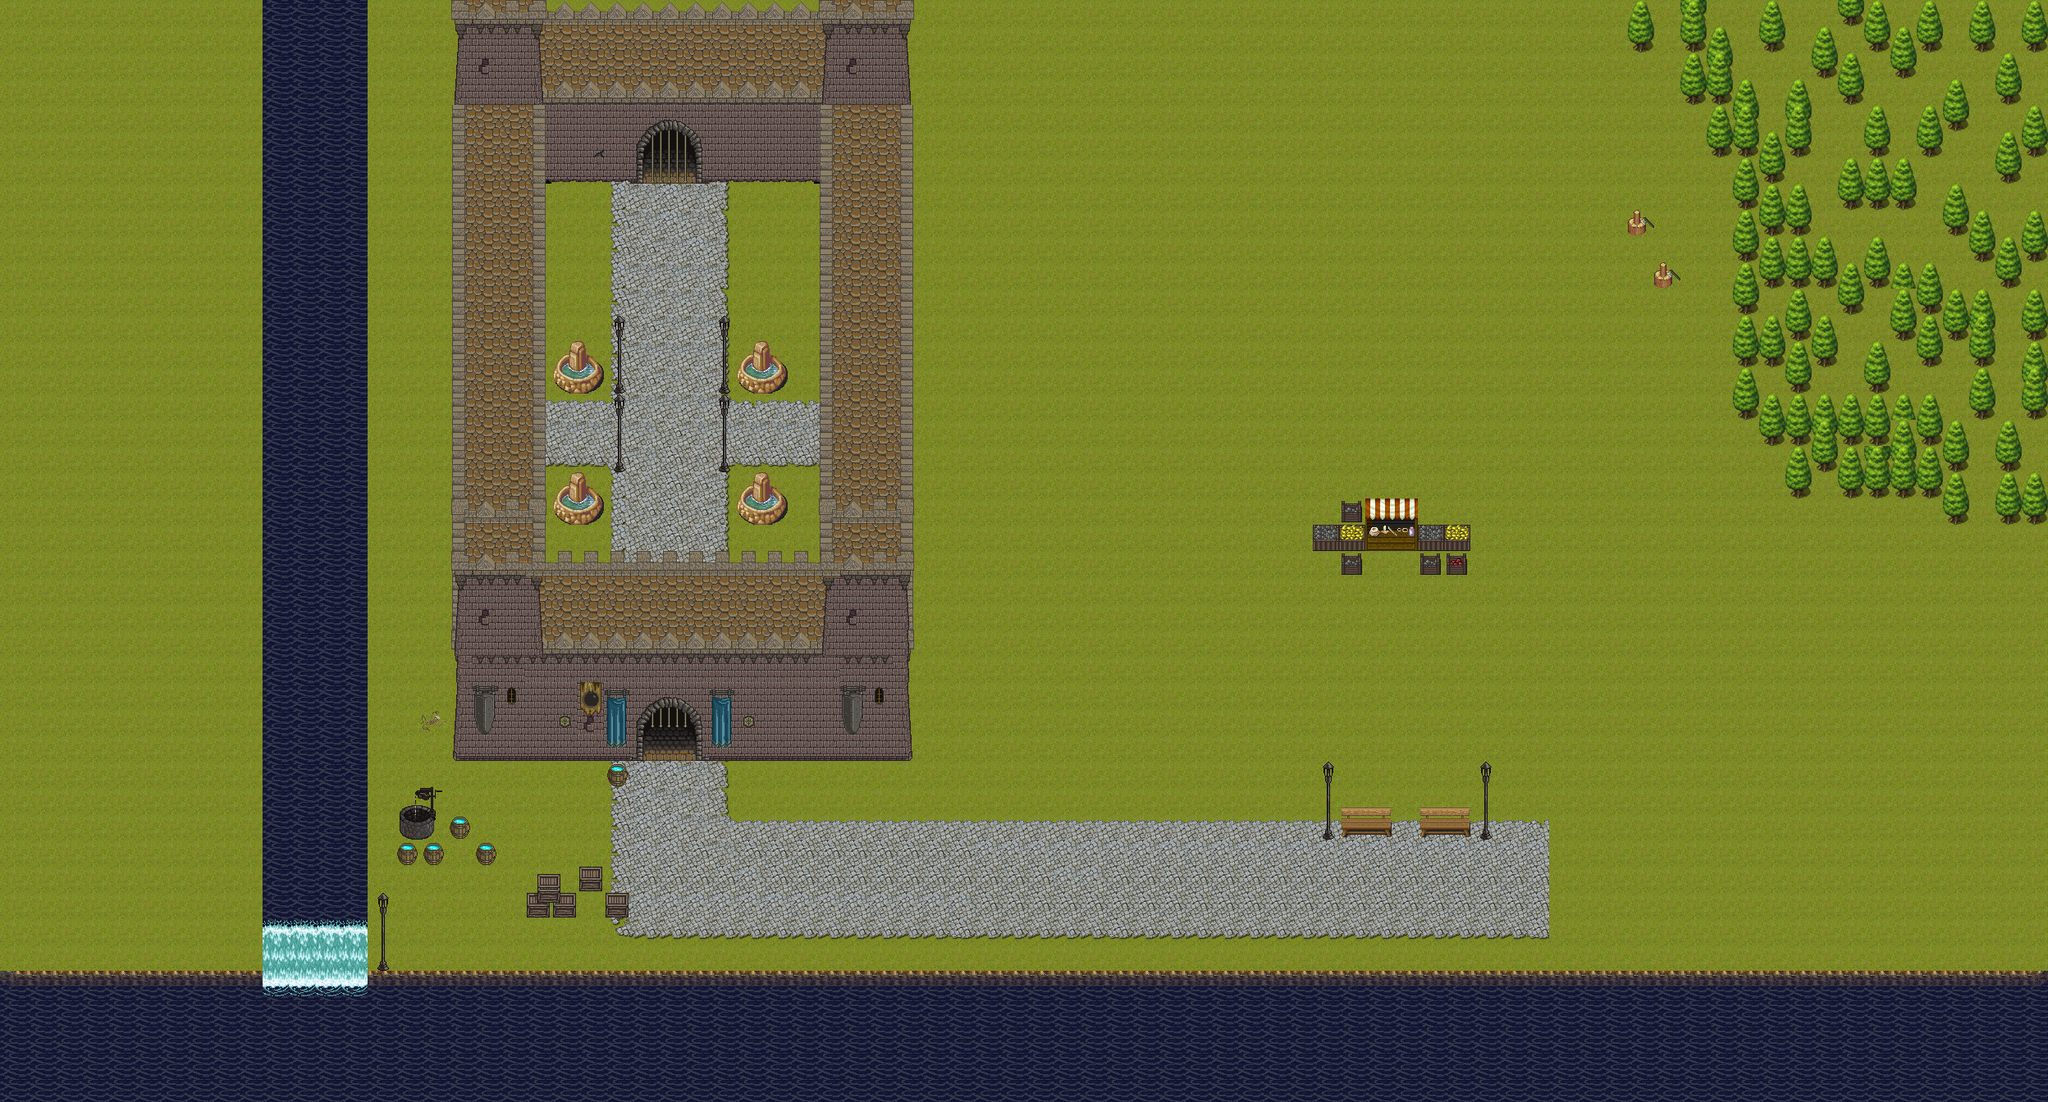

Tiled map render using the project's own tile images. Description and the map definition, with tile-layer contents summarised, below:
An orthogonal 78x42 tile map with 32x32 px tiles, 7 tile layers (Background, Collision, Foreground, foreground2, ...), 7 tilesets.

<map version="1.0" orientation="orthogonal" width="78" height="42" tilewidth="32" tileheight="32">
 <tileset firstgid="1" name="collision" tilewidth="32" tileheight="32">
  <image source="collision.png" width="32" height="32" />
 </tileset>
 <tileset firstgid="2" name="cobble" tilewidth="32" tileheight="32">
  <image source="cobble.png" width="512" height="512" />
 </tileset>
 <tileset firstgid="258" name="treecomp" tilewidth="32" tileheight="32">
  <image source="treecomp.png" width="512" height="512" />
 </tileset>
 <tileset firstgid="514" name="rockcaveindrah" tilewidth="32" tileheight="32">
  <image source="rockcaveindrah.png" trans="ff00ff" width="224" height="192" />
  <tile id="14">
   <properties>
    <property name="item" value="10" />
    <property name="name" value="Iron Vein" />
   </properties>
  </tile>
 </tileset>
 <tileset firstgid="556" name="TreeTest" tilewidth="32" tileheight="32">
  <image source="tree.png" trans="ff00ff" width="32" height="64" />
  <tile id="1">
   <properties>
    <property name="item" value="11" />
    <property name="name" value="Oak Tree" />
   </properties>
  </tile>
 </tileset>
 <tileset firstgid="558" name="tileset" tilewidth="32" tileheight="32">
  <image source="tileset.png" width="512" height="160" />
 </tileset>
 <tileset firstgid="638" name="tilesetmain" tilewidth="32" tileheight="32">
  <image source="tilesetmain.png" width="512" height="512" />
 </tileset>
 <layer name="Background" width="78" height="42">
  <data>[3276 cells, 3276 non-empty, 60 distinct tile ids]</data>
 </layer>
 <layer name="Collision" width="78" height="42" opacity="0.01">
  <data>[3276 cells, 278 non-empty, 1 distinct tile ids]</data>
 </layer>
 <layer name="Foreground" width="78" height="42">
  <data>[3276 cells, 422 non-empty, 49 distinct tile ids]</data>
 </layer>
 <layer name="foreground2" width="78" height="42">
  <data>[3276 cells, 246 non-empty, 59 distinct tile ids]</data>
 </layer>
 <layer name="Mines" width="78" height="42">
  <data>[3276 cells, 0 non-empty, 0 distinct tile ids]</data>
 </layer>
 <layer name="Trees" width="78" height="42">
  <data>[3276 cells, 0 non-empty, 0 distinct tile ids]</data>
 </layer>
 <objectgroup name="objects" width="78" height="42" visible="0" />
 <layer name="block" width="78" height="42" opacity="0.01">
  <data>[3276 cells, 3276 non-empty, 1 distinct tile ids]</data>
 </layer>
</map>
